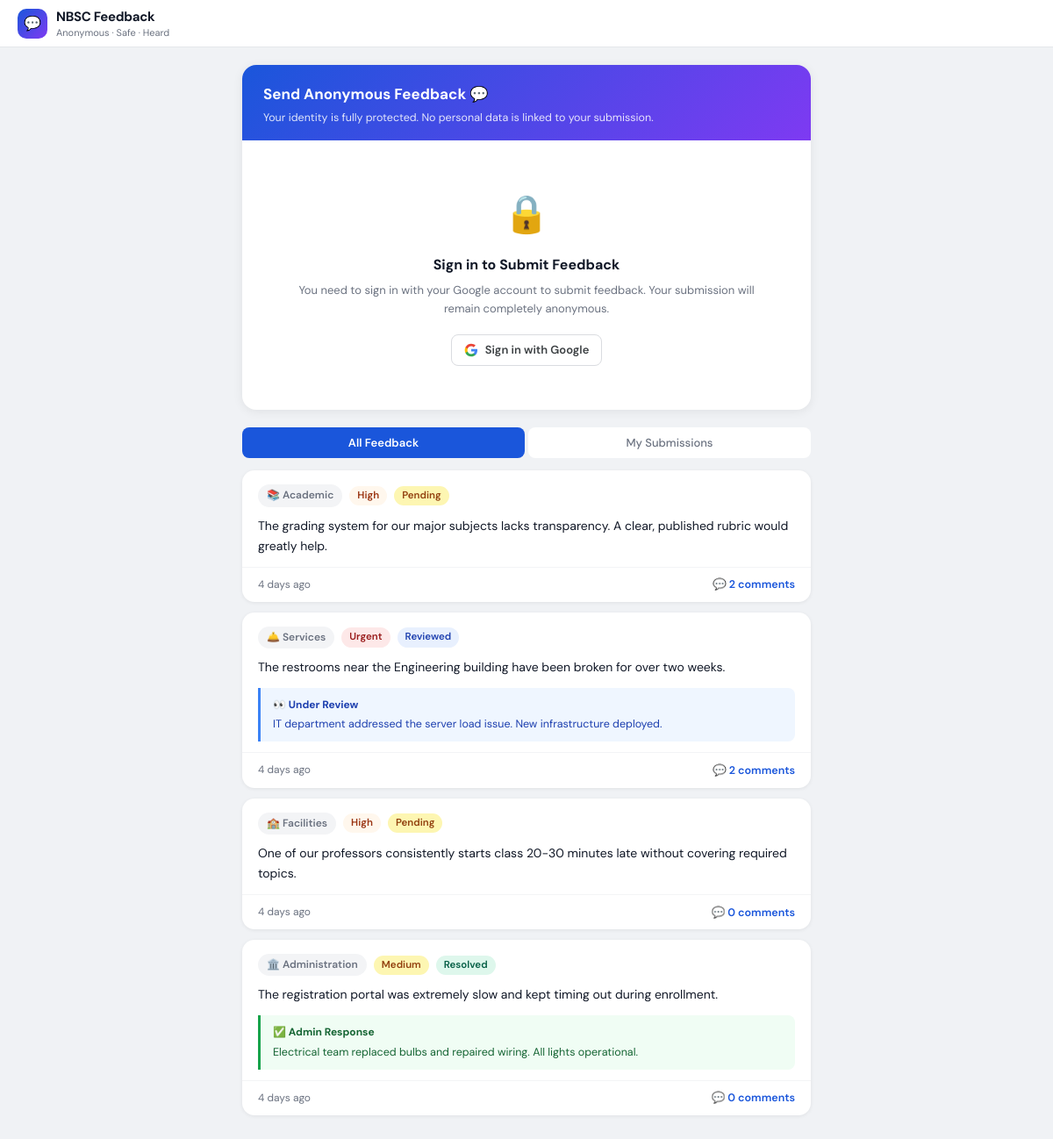
The page / on the database its author committed.
### tables this page shows
CREATE TABLE feedback (
    feedback_id INT PRIMARY KEY AUTO_INCREMENT,
    category ENUM('general', 'academic', 'facilities', 'services', 'faculty', 'administration', 'suggestion', 'complaint', 'other') DEFAULT 'general',
    priority ENUM('Low', 'Medium', 'High', 'Urgent') DEFAULT 'Low',
    message VARCHAR(200) NOT NULL,
    status ENUM('pending', 'reviewed', 'resolved') DEFAULT 'pending',
    submitted_at   DATETIME DEFAULT CURRENT_TIMESTAMP
);

### index.php (the view, shortened to what this page needs)
<?php
require_once __DIR__ . '/config/config.php';
require_once __DIR__ . '/config/function.php';
$isAuthed   = isset($_SESSION['oauth_user_id']);
$msg = ''; $submitted = false;
$feedPage = max(1, (int)($_GET['page'] ?? 1));
$perPage  = 8;
$offset   = ($feedPage - 1) * $perPage;
$feedbacks = $pdo->query("
    SELECT f.*,
           (SELECT COUNT(*) FROM comments c WHERE c.feedback_id=f.feedback_id AND c.status='active') AS comment_count,
           r.review_notes, r.reviewed_at, CONCAT(u.first_name,' ',u.last_name) AS reviewed_by
    FROM feedback f
    LEFT JOIN feedback_reviews r ON f.feedback_id=r.feedback_id
    LEFT JOIN users u ON r.reviewed_by=u.user_id
    ORDER BY f.submitted_at DESC
    LIMIT $perPage OFFSET $offset
")->fetchAll();
$state = bin2hex(random_bytes(16));
$googleAuthUrl = 'https://accounts.google.com/o/oauth2/v2/auth?' . http_build_query([
    'client_id'     => GOOGLE_CLIENT_ID,
    'redirect_uri'  => BASE_URL . '/index.php',
    'response_type' => 'code',
    'scope'         => 'email profile',
    'state'         => $state,
    'prompt'        => 'select_account',
]);
?>
<!DOCTYPE html>
<html lang="en">
<head>
  <link rel="stylesheet" href="<?= BASE_URL ?>/assets/css/style.css">
</head>
<body>
<div class="user-app">
  <nav class="user-nav">
    <div class="user-nav-brand">
      <div class="nav-logo">💬</div>
      <div>
        <div class="nav-brand-text">NBSC Feedback</div>
        <div class="nav-brand-sub">Anonymous · Safe · Heard</div>
      </div>
    </div>
  </nav>
  <div class="app-body">
    <div class="submit-box">
      <div class="submit-box-header">
        <h2>Send Anonymous Feedback 💬</h2>
        <p>Your identity is fully protected. No personal data is linked to your submission.</p>
      </div>
      <div class="submit-box-body">
        <?php if ($submitted): ?>
          <div class="success-box">
            <div class="success-icon">✅</div>
            <h3>Feedback Sent!</h3>
            <p>Your anonymous feedback has been submitted successfully.<br>The admin team will review it shortly.</p>
            <button onclick="resetForm()" class="submit-btn" style="margin-top:16px;max-width:220px;">Send Another</button>
          </div>
        <?php elseif (!$isAuthed): ?>
          <div class="auth-wall">
            <div class="auth-icon">🔒</div>
            <h3>Sign in to Submit Feedback</h3>
            <p>You need to sign in with your Google account to submit feedback. Your submission will remain completely anonymous.</p>
            <a href="<?= $googleAuthUrl ?>" class="btn-google" style="display:inline-flex;">
              Sign in with Google
            </a>
          </div>
        <?php endif; ?>
      </div>
    </div>
    <div class="feed-tabs">
      <button class="feed-tab active" onclick="showTab('all',this)">All Feedback</button>
      <button class="feed-tab" onclick="showTab('mine',this)">My Submissions</button>
    </div>
    <div id="tab-all">
      <?php if (empty($feedbacks)): ?>
        <div class="feed-empty">No feedback yet. Be the first to submit! 🚀</div>
      <?php else: foreach ($feedbacks as $fb): ?>
        <div class="fb-card">
          <div class="fb-card-top">
            <div class="fb-meta">
              <span class="fb-cat"><?= categoryIcon($fb['category']) ?> <?= sanitize(categoryLabel($fb['category'])) ?></span>
              <?= priorityBadge($fb['priority']) ?>
              <?= statusBadge($fb['status']) ?>
            </div>
            <div class="fb-message"><?= sanitize($fb['message']) ?></div>
          </div>
          <?php if ($fb['status'] === 'resolved' && $fb['review_notes']): ?>
            <div class="review-note">
              <strong>✅ Admin Response</strong>
              <?= sanitize($fb['review_notes']) ?>
            </div>
          <?php elseif ($fb['status'] === 'reviewed' && $fb['review_notes']): ?>
            <div class="review-note" style="background:#eff6ff;border-color:#3b82f6;color:#1e40af;">
              <strong>👀 Under Review</strong>
              <?= sanitize($fb['review_notes']) ?>
            </div>
          <?php endif; ?>
          <div class="fb-footer">
            <span class="fb-time"><?= timeAgo($fb['submitted_at']) ?></span>
            <button class="comment-toggle" onclick="toggleComments(<?= $fb['feedback_id'] ?>)">
              💬 <?= $fb['comment_count'] ?> comment<?= $fb['comment_count'] != 1 ? 's' : '' ?>
            </button>
          </div>
        </div>
      <?php endforeach; endif; ?>
    </div>
  </div>
</div>
</body>
</html>

### config/function.php (shortened to what this page needs)
<?php
function sanitize($val) {
    return htmlspecialchars(trim($val), ENT_QUOTES, 'UTF-8');
}
function timeAgo($datetime) {
    $now  = new DateTime();
    $past = new DateTime($datetime);
    $diff = $now->getTimestamp() - $past->getTimestamp();
    if ($diff < 604800) { $d = floor($diff/86400); return $d . ' day'    . ($d!=1?'s':'') . ' ago'; }
    return $past->format('M j, Y');
}
function priorityBadge($p) {
    $map = ['Low'=>'badge-low','Medium'=>'badge-medium','High'=>'badge-high','Urgent'=>'badge-urgent'];
    $cls = $map[$p] ?? 'badge-low';
    return "<span class='badge $cls'>$p</span>";
}
function statusBadge($s) {
    $map = ['pending'=>'badge-pending','reviewed'=>'badge-reviewed','resolved'=>'badge-resolved'];
    $cls = $map[$s] ?? 'badge-pending';
    return "<span class='badge $cls'>" . ucfirst($s) . "</span>";
}
function categoryLabel($c) {
    return ucfirst(str_replace('_', ' ', $c));
}
function categoryIcon($cat) {
    $icons = [
        'academic'       => '📚',
        'facilities'     => '🏫',
        'services'       => '🛎️',
        'faculty'        => '👨‍🏫',
        'administration' => '🏛️',
        'suggestion'     => '💡',
        'complaint'      => '⚠️',
        'general'        => '💬',
        'other'          => '📝',
    ];
    return $icons[$cat] ?? '💬';
}

### assets/css/style.css (style rules this page uses)
:root { --primary: #1a56db; --primary-dark: #1240a8; --primary-light: #e8f0fe; --success: #0e9f6e; --success-light: #def7ec; --warning: #e3a008; --warning-light: #fdf6b2; --danger: #e02424; --danger-light: #fde8e8; --purple: #7e3af2; --purple-light: #edebfe; --bg: #f4f6fa; --surface: #ffffff; --border: #e5e7eb; --text: #111827; --text-muted: #6b7280; --text-light: #9ca3af; --nav-bg: #1e2a3a; --nav-text: #cbd5e1; --nav-active: #ffffff; --nav-hover: rgba(255,255,255,0.08); --radius: 10px; --radius-sm: 6px; --shadow: 0 1px 3px rgba(0,0,0,0.08), 0 1px 2px rgba(0,0,0,0.04); --shadow-md: 0 4px 12px rgba(0,0,0,0.1); }
*, *::before, *::after { box-sizing: border-box; margin: 0; padding: 0; }
body { font-family: 'DM Sans', sans-serif; background: var(--bg); color: var(--text); font-size: 14px; line-height: 1.6; }
.badge { display: inline-flex; align-items: center; padding: 2px 9px; border-radius: 99px; font-size: 11.5px; font-weight: 600; gap: 4px; }
.badge-pending { background: var(--warning-light); color: #92400e; }
.badge-reviewed { background: var(--primary-light); color: #1e40af; }
.badge-resolved { background: var(--success-light); color: #065f46; }
.badge-medium { background: var(--warning-light); color: #92400e; }
.badge-high { background: #fff7ed; color: #9a3412; }
.badge-urgent { background: var(--danger-light); color: #991b1b; }

### rows shown on the page
feedback: category "📚", category "Academic", priority "High", status "Pending", message "The grading system for our major subjects lacks transparency. A clear, published rubric would greatly help.", submitted_at "4 days ago", comment_count "2"
feedback: category "🛎️", category "Services", priority "Urgent", status "Reviewed", message "The restrooms near the Engineering building have been broken for over two weeks.", review_notes "IT department addressed the server load issue. New infrastructure deployed.", submitted_at "4 days ago", comment_count "2"
feedback: category "🏫", category "Facilities", priority "High", status "Pending", message "One of our professors consistently starts class 20-30 minutes late without covering required topics.", submitted_at "4 days ago", comment_count "0"
feedback: category "🏛️", category "Administration", priority "Medium", status "Resolved", message "The registration portal was extremely slow and kept timing out during enrollment.", review_notes "Electrical team replaced bulbs and repaired wiring. All lights operational.", submitted_at "4 days ago", comment_count "0"
